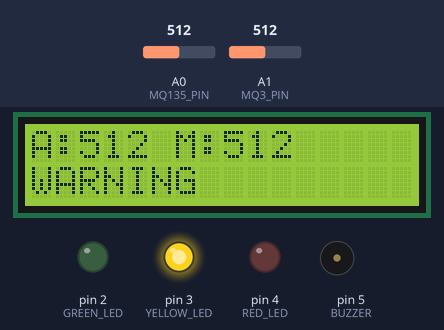
Bench run of a sketch on a simulated Arduino Uno, built with avr-gcc and run on an emulated ATmega328P. Shown: 16×2 character LCD, output pins drawn as LEDs (lit = HIGH), buzzer (waves = sounding, pin HIGH). The test bench sets the inputs (shaded band); at power-on: A0 (MQ135_PIN) = 512, A1 (MQ3_PIN) = 512. What the sketch prints to the serial monitor is not drawn.

Above: at 1.2 s.
1.3 s: A0 (MQ135_PIN) set to 590
At 2.8 s:
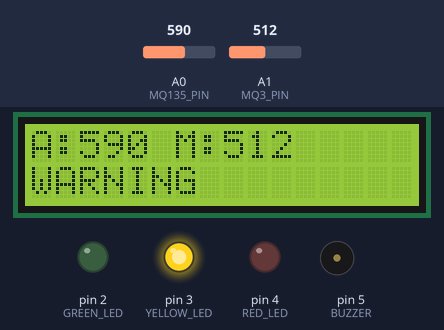
3.6 s: A0 (MQ135_PIN) set to 617
At 4.7 s:
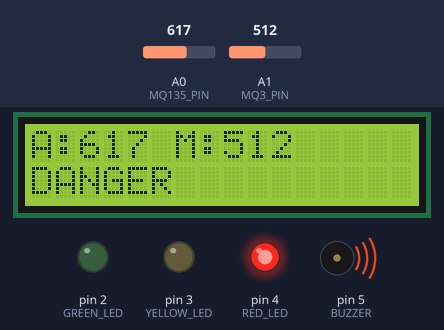
5.6 s: A1 (MQ3_PIN) set to 610
At 6.6 s:
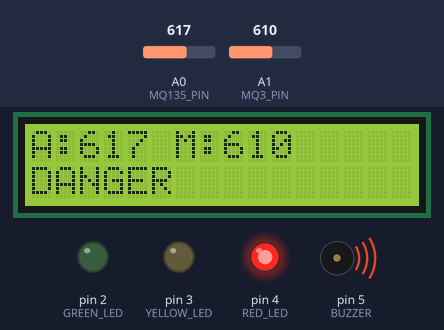
7.7 s: A1 (MQ3_PIN) set to 590
At 8.5 s:
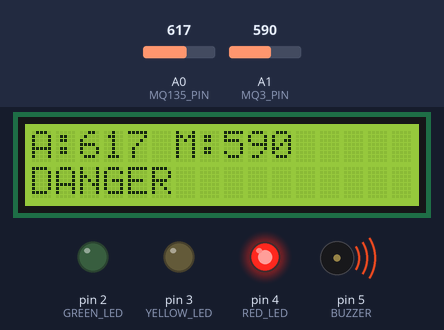
9.7 s: A1 (MQ3_PIN) set to 511
At 11.5 s:
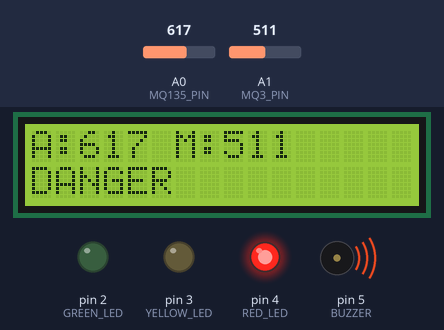
11.8 s: A0 (MQ135_PIN) set to 716
At 13.6 s:
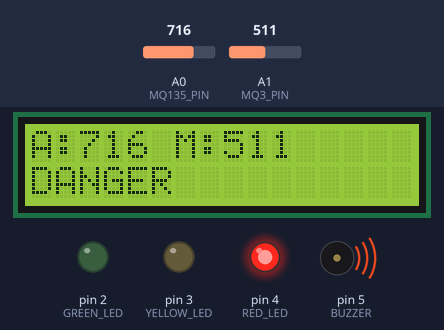
Timing chart, 0 to 14.8 s (numbered marks = the images above; inputs shaded):
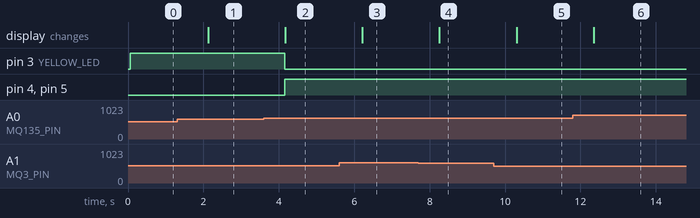

The sketch:

Environmental_Safety_Monitor.ino
```cpp
#include <Wire.h>
#include <LiquidCrystal_I2C.h>

LiquidCrystal_I2C lcd(0x27, 16, 2);

#define MQ135_PIN A0
#define MQ3_PIN   A1

#define GREEN_LED 2
#define YELLOW_LED 3
#define RED_LED 4

#define BUZZER 5

void setup() {

  Serial.begin(9600);

  lcd.init();
  lcd.backlight();

  pinMode(GREEN_LED, OUTPUT);
  pinMode(YELLOW_LED, OUTPUT);
  pinMode(RED_LED, OUTPUT);
  pinMode(BUZZER, OUTPUT);
}

void loop() {

  int airValue = analogRead(MQ135_PIN);
  int alcoholValue = analogRead(MQ3_PIN);

  digitalWrite(GREEN_LED, LOW);
  digitalWrite(YELLOW_LED, LOW);
  digitalWrite(RED_LED, LOW);
  digitalWrite(BUZZER, LOW);

  String status;

  if (airValue > 600 || alcoholValue > 600) {

    status = "DANGER";

    digitalWrite(RED_LED, HIGH);
    digitalWrite(BUZZER, HIGH);
  }
  else if (airValue > 300 || alcoholValue > 300) {

    status = "WARNING";

    digitalWrite(YELLOW_LED, HIGH);
  }
  else {

    status = "SAFE";

    digitalWrite(GREEN_LED, HIGH);
  }

  // LCD Display
  lcd.clear();

  lcd.setCursor(0, 0);
  lcd.print("A:");
  lcd.print(airValue);

  lcd.print(" M:");
  lcd.print(alcoholValue);

  lcd.setCursor(0, 1);
  lcd.print(status);

  // Serial Monitor
  Serial.print("Air Quality: ");
  Serial.print(airValue);

  Serial.print(" | Alcohol: ");
  Serial.print(alcoholValue);

  Serial.print(" | Status: ");
  Serial.println(status);

  delay(1000);
}
```

Measured:
- the behaviour switches between 600 and 601 on A0 (MQ135_PIN) (found by bisection; images 1 and 2)
- after the input at 1.3 s, the display: changes after 0.83 s (image 1)
- after the input at 3.6 s, pin 3 (YELLOW_LED): HIGH → LOW after 0.55 s; pin 4 (RED_LED), pin 5 (BUZZER): LOW → HIGH after 0.55 s; the display: changes after 0.58 s (image 2)
- after the input at 5.6 s, the display: changes after 0.62 s (image 3)
- after the input at 7.7 s, the display: changes after 0.56 s (image 4)
- after the input at 9.7 s, the display: changes after 0.60 s (image 5)
- after the input at 11.8 s, the display: changes after 0.55 s (image 6)
